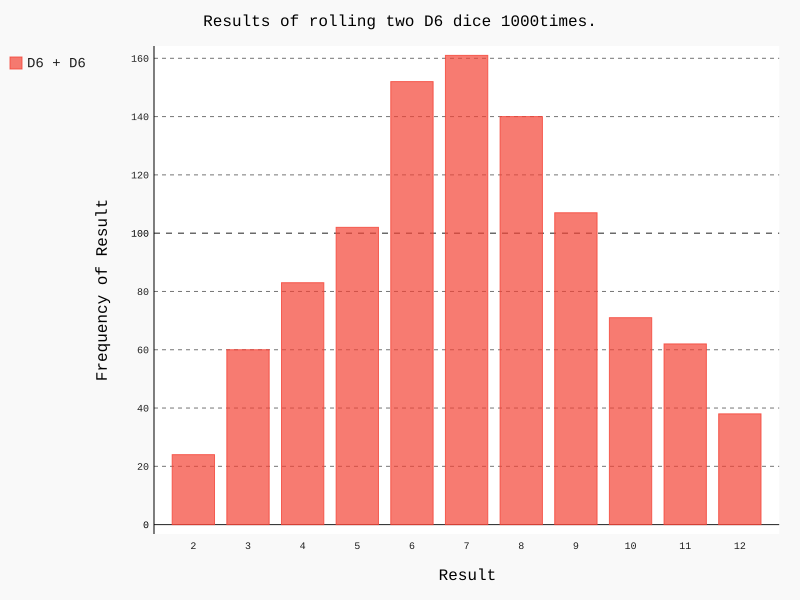

This figure's Python source:
import pygal
from die import Die

#Cria dois dados D6
die_1 = Die()
die_2 = Die()

#Faz alguns lançamentos e armazena os resultados em lista
results = [(die_1.roll() + die_2.roll()) for roll_num in range(1000)]

#Analisa os resultados
max_result = die_1.num_sides + die_2.num_sides
frequencies = [results.count(value) for value in range(2, max_result+1)]

#visualiza os resultados
hist = pygal.Bar()

hist.title = "Results of rolling two D6 dice 1000times."
hist.x_labels = ['2', '3', '4', '5', '6', '7', '8', '9', '10', '11', '12']
hist.x_title = "Result"
hist.y_title = "Frequency of Result"

hist.add('D6 + D6', frequencies)
hist.render_to_file('dice_visual.svg')
